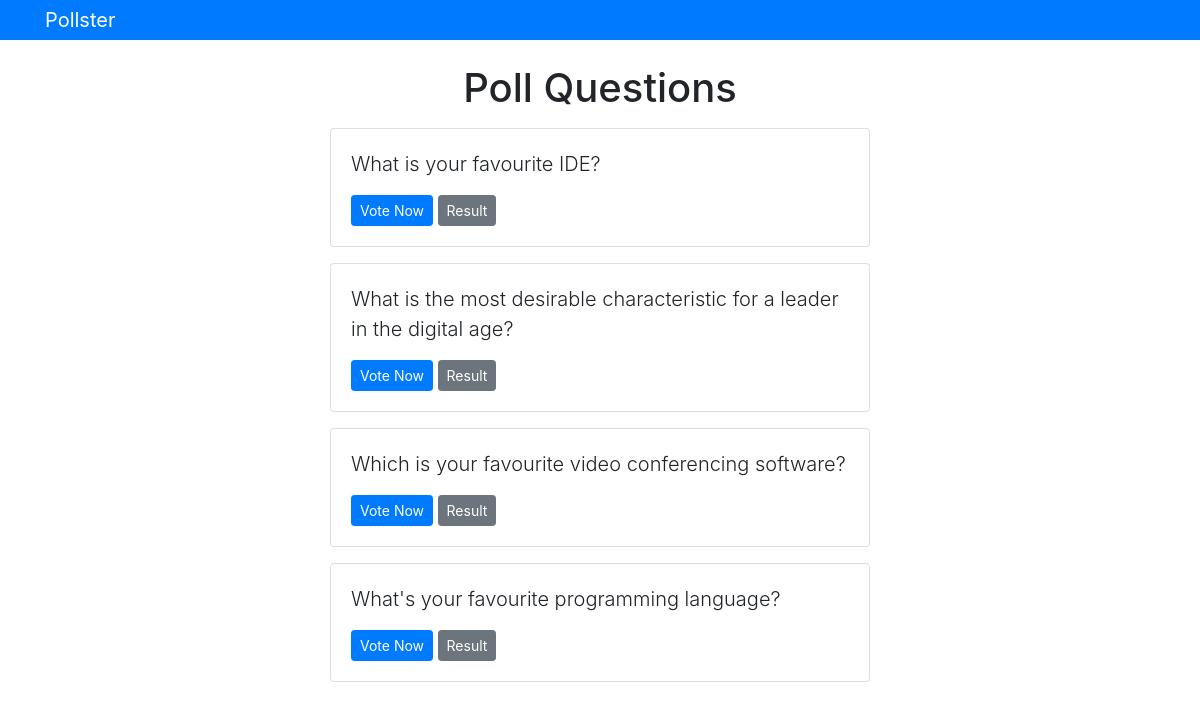
Screenshot of /polls/ with the database file from the repository.
### polls/models.py (models this page shows, shortened)
class Question(models.Model):
    question_text = models.CharField(max_length=200)
    pub_date = models.DateTimeField('published on')

### polls/views.py (the view)
# urls.py: path('', views.index, name='indexLanding'),
def index(request):
    latest_question_list = Question.objects.order_by('-pub_date')[:5]
    context = {'latest_question_list': latest_question_list}
    return render(request, 'polls/index.html', context)

### templates/polls/index.html
{% extends 'base.html' %}
{% block content %}
    <h1 class="text-center mb-3">Poll Questions</h1>
    {% if latest_question_list %}
        {% for question in latest_question_list %}
        <div class="card mb-3" >
            <div class="card-body">
                <p class="lead">
                    {{ question.question_text }}
                </p>
                <a href="{% url 'polls:detail' question.id %}" class="btn btn-primary btn-sm">Vote Now</a>
                <a href="{% url 'polls:results' question.id %}" class="btn btn-secondary btn-sm">Result</a>
            </div>
        </div>
        {% endfor %}
    {% else %}
        <p>No polls available!</p>
    {% endif %}
{% endblock %}

### rows the page displays
Question: question_text "What is your favourite IDE?"
Question: question_text "What is the most desirable characteristic for a leader in the digital age?"
Question: question_text "Which is your favourite video conferencing software?"
Question: question_text "What's your favourite programming language?"
